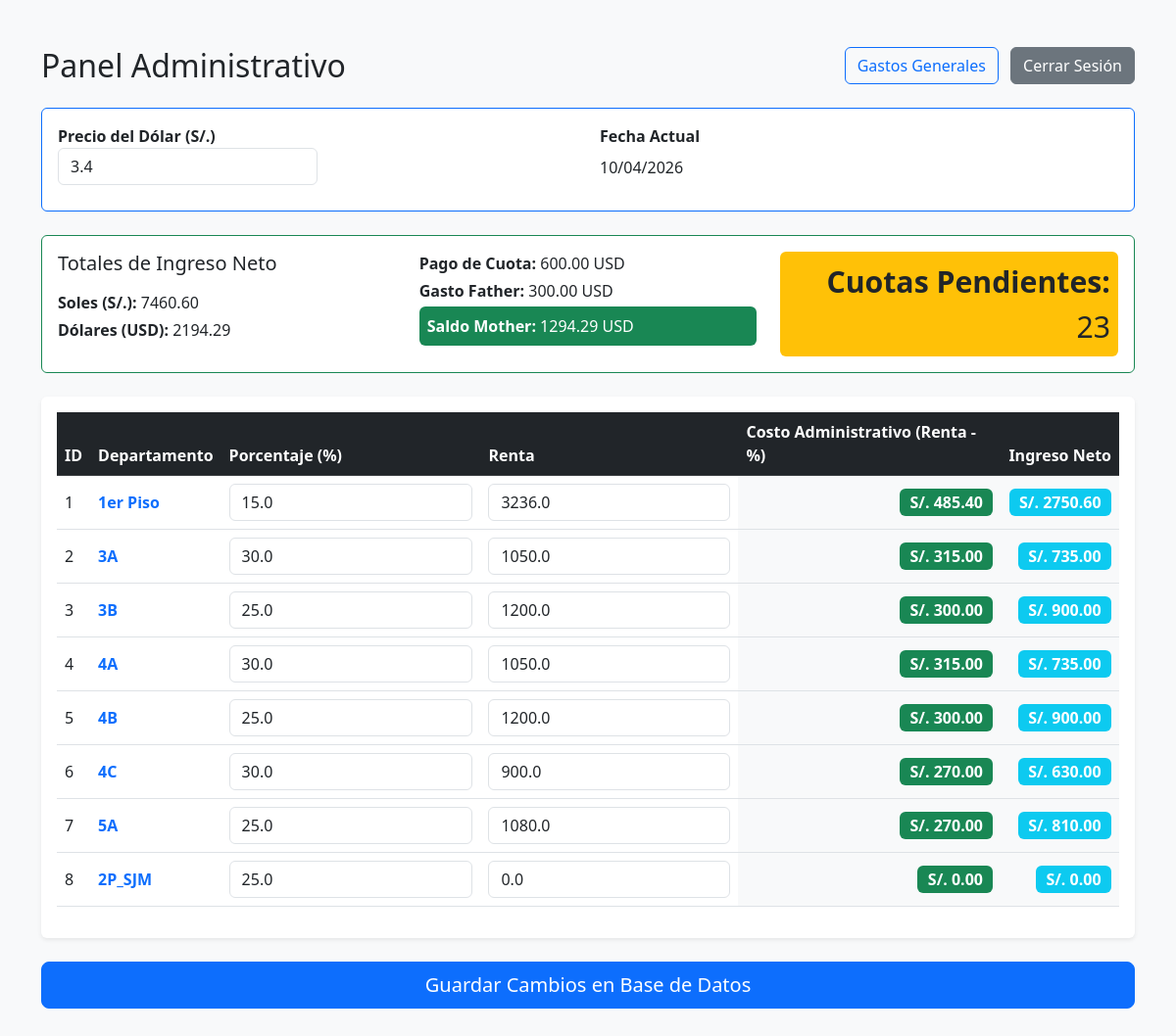
The page / (signed in) on the database its author committed.
### tables this page shows
CREATE TABLE config (id INTEGER PRIMARY KEY, dolar REAL);

CREATE TABLE departamentos (
            id INTEGER PRIMARY KEY AUTOINCREMENT,
            nombre TEXT NOT NULL,
            porcentaje REAL DEFAULT 30.0,
            renta REAL DEFAULT 0.0,
            costo_administrativo REAL DEFAULT 0.0
        , ingreso_neto REAL DEFAULT 0.0);

### app.py (the view)
@app.route('/')
def index():
    conn = get_db_connection()
    deps = conn.execute('SELECT * FROM departamentos').fetchall()
    row = conn.execute('SELECT dolar FROM config WHERE id = 1').fetchone()
    dolar = row['dolar'] if row is not None else 1.0
    total_ingreso_neto = sum(dep['ingreso_neto'] or 0 for dep in deps)
    total_ingreso_dolares = total_ingreso_neto / dolar if dolar else 0.0
    pago_cuota = 600.0
    gasto_father = 300.0
    saldo_mother = total_ingreso_dolares - pago_cuota - gasto_father
    start_date = datetime.date(2026, 4, 1)
    current_date = datetime.date.today()
    if current_date < start_date:
        cuotas_pendientes = 23
    else:
        months_passed = (current_date.year - start_date.year) * 12 + (current_date.month - start_date.month)
        cuotas_pendientes = max(0, 23 - months_passed)
    current_date_str = current_date.strftime("%d/%m/%Y")
    editable = 'admin' in session
    conn.close()
    return render_template('index.html', departamentos=deps, dolar=dolar, total_ingreso_neto=total_ingreso_neto, total_ingreso_dolares=total_ingreso_dolares, pago_cuota=pago_cuota, gasto_father=gasto_father, saldo_mother=saldo_mother, cuotas_pendientes=cuotas_pendientes, editable=editable, current_date=current_date_str)

### app.py (called while the page is built)
def get_db_connection():
    conn = sqlite3.connect(DATABASE, timeout=10)
    conn.row_factory = sqlite3.Row
    return conn

### templates/index.html (shortened to what this page needs)
<!DOCTYPE html>
<html lang="es">
<head>
    <link href="https://cdn.jsdelivr.net/npm/bootstrap@5.3.0/dist/css/bootstrap.min.css" rel="stylesheet">
</head>
<body class="bg-light">
    <div class="container py-5">
        <div class="d-flex justify-content-between align-items-center mb-4">
            <h2 class="mb-0">Panel Administrativo</h2>
            <div>
                <a href="{{ url_for('gastos') }}" class="btn btn-outline-primary me-2">Gastos Generales</a>
                {% if editable %}
                <a href="{{ url_for('logout') }}" class="btn btn-secondary">Cerrar Sesión</a>
                {% else %}
                <a href="{{ url_for('login') }}" class="btn btn-primary">Modo Administrador</a>
                {% endif %}
            </div>
        </div>
        <form action="/update" method="POST">
            <div class="card mb-4 border-primary">
                <div class="card-body">
                    <div class="row">
                        <div class="col-md-6">
                            <label class="fw-bold">Precio del Dólar (S/.)</label>
                            {% if editable %}
                            <input type="number" step="0.01" name="precio_dolar" class="form-control w-50" value="{{ dolar }}">
                            {% else %}
                            <p class="mt-2">{{ "%.2f"|format(dolar) }}</p>
                            {% endif %}
                        </div>
                        <div class="col-md-6">
                            <label class="fw-bold">Fecha Actual</label>
                            <p class="mt-2">{{ current_date }}</p>
                        </div>
                    </div>
                </div>
            </div>
            <div class="card mb-4 border-success">
                <div class="card-body">
                    <div class="row">
                        <div class="col-md-4">
                            <h5 class="card-title mb-3 text-start">Totales de Ingreso Neto</h5>
                            <p class="mb-1 text-start"><strong>Soles (S/.):</strong> {{ "%.2f"|format(total_ingreso_neto) }}</p>
                            <p class="mb-0 text-start"><strong>Dólares (USD):</strong> {{ "%.2f"|format(total_ingreso_dolares) }}</p>
                        </div>
                        <div class="col-md-4">
                            <p class="mb-1 text-start"><strong>Pago de Cuota:</strong> {{ "%.2f"|format(pago_cuota) }} USD</p>
                            <p class="mb-1 text-start"><strong>Gasto Father:</strong> {{ "%.2f"|format(gasto_father) }} USD</p>
                            <p class="mb-0 bg-success text-white p-2 rounded text-start"><strong>Saldo Mother:</strong> {{ "%.2f"|format(saldo_mother) }} USD</p>
                        </div>
                        <div class="col-md-4 d-flex align-items-end justify-content-end">
                            <p class="mb-0 text-end bg-warning p-2 rounded" style="font-size: 1.89rem;"><strong>Cuotas Pendientes:</strong> {{ cuotas_pendientes }}</p>
                        </div>
                    </div>
                </div>
            </div>
            <div class="table-responsive bg-white p-3 shadow-sm rounded">
                <table class="table table-hover align-middle">
                    <thead class="table-dark">
                        <tr>
                            <th>ID</th>
                            <th>Departamento</th>
                            <th>Porcentaje (%)</th>
                            <th>Renta</th>
                            <th>Costo Administrativo (Renta - %)</th>
                            <th>Ingreso Neto</th>
                        </tr>
                    </thead>
                    <tbody>
                        {% for dep in departamentos %}
                        <tr>
                            <td>{{ dep.id }} <input type="hidden" name="id" value="{{ dep.id }}"></td>
                            <td class="fw-bold text-primary">{{ dep.nombre }}</td>
                            <td>
                                <input type="number" step="0.1" name="porcentaje_{{ dep.id }}" class="form-control" value="{{ dep.porcentaje }}" {% if not editable %}disabled{% endif %}>
                            </td>
                            <td>
                                <input type="number" step="0.01" name="renta_{{ dep.id }}" class="form-control" value="{{ dep.renta }}" {% if not editable %}disabled{% endif %}>
                            </td>
                            <td class="bg-light text-end">
                                <span class="badge bg-success fs-6">S/. {{ "%.2f"|format(dep.costo_administrativo) }}</span>
                            </td>
                            <td class="bg-light text-end">
                                <span class="badge bg-info fs-6">S/. {{ "%.2f"|format(dep.ingreso_neto) }}</span>
                            </td>
                        </tr>
                        {% endfor %}
                    </tbody>
                </table>
            </div>
            {% if editable %}
            <div class="mt-4">
                <button type="submit" class="btn btn-primary btn-lg w-100">Guardar Cambios en Base de Datos</button>
            </div>
            {% endif %}
        </form>
    </div>
</body>
</html>

### rows shown on the page
config: precio_dolar "3.4"
departamentos: id "1", nombre "1er Piso", porcentaje "15.0", renta "3236.0", costo_administrativo "485.40", ingreso_neto "2750.60"
departamentos: id "2", nombre "3A", porcentaje "30.0", renta "1050.0", costo_administrativo "315.00", ingreso_neto "735.00"
departamentos: id "3", nombre "3B", porcentaje "25.0", renta "1200.0", costo_administrativo "300.00", ingreso_neto "900.00"
departamentos: id "4", nombre "4A", porcentaje "30.0", renta "1050.0", costo_administrativo "315.00", ingreso_neto "735.00"
departamentos: id "5", nombre "4B", porcentaje "25.0", renta "1200.0", costo_administrativo "300.00", ingreso_neto "900.00"
departamentos: id "6", nombre "4C", porcentaje "30.0", renta "900.0", costo_administrativo "270.00", ingreso_neto "630.00"
departamentos: id "7", nombre "5A", porcentaje "25.0", renta "1080.0", costo_administrativo "270.00", ingreso_neto "810.00"
departamentos: id "8", nombre "2P_SJM", porcentaje "25.0", renta "0.0", costo_administrativo "0.00", ingreso_neto "0.00"

### other values the page prints
{{ current_date }} "10/04/2026"
{{ "%.2f"|format(total_ingreso_neto) }} "7460.60"
{{ "%.2f"|format(total_ingreso_dolares) }} "2194.29"
{{ "%.2f"|format(pago_cuota) }} "600.00"
{{ "%.2f"|format(gasto_father) }} "300.00"
{{ "%.2f"|format(saldo_mother) }} "1294.29"
{{ cuotas_pendientes }} "23"
